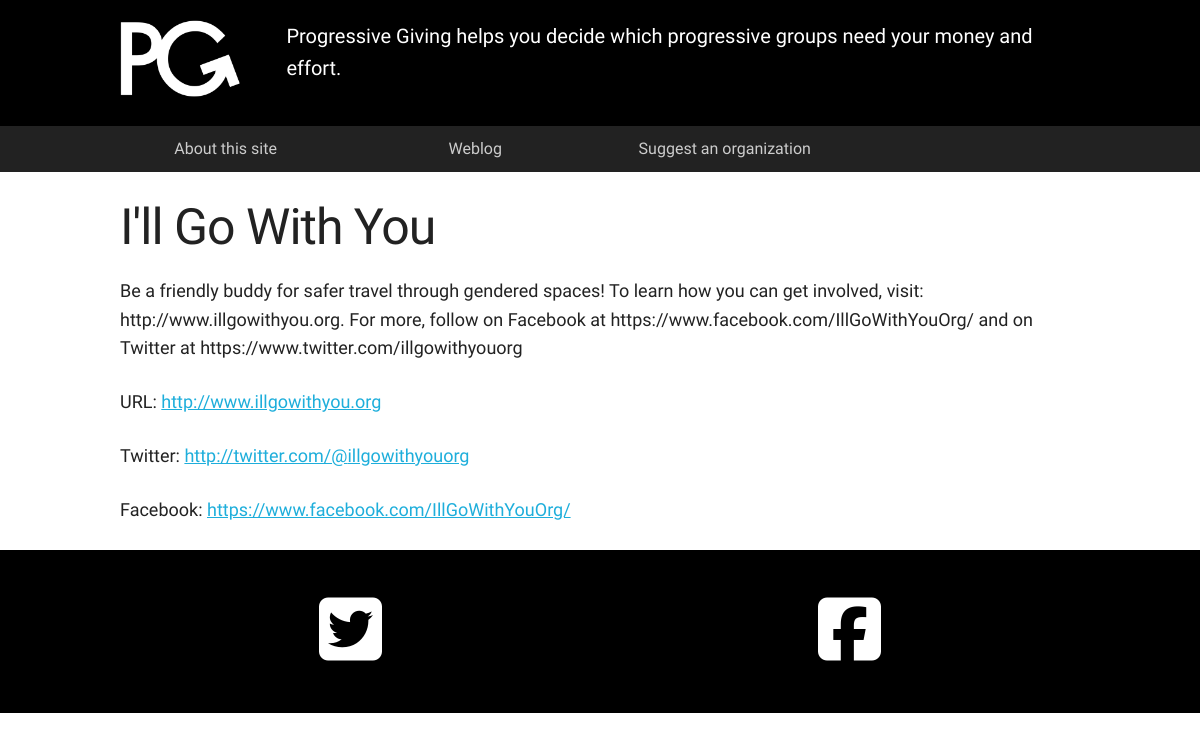
Before: /org/ill-go-with-you/ with the older database file.
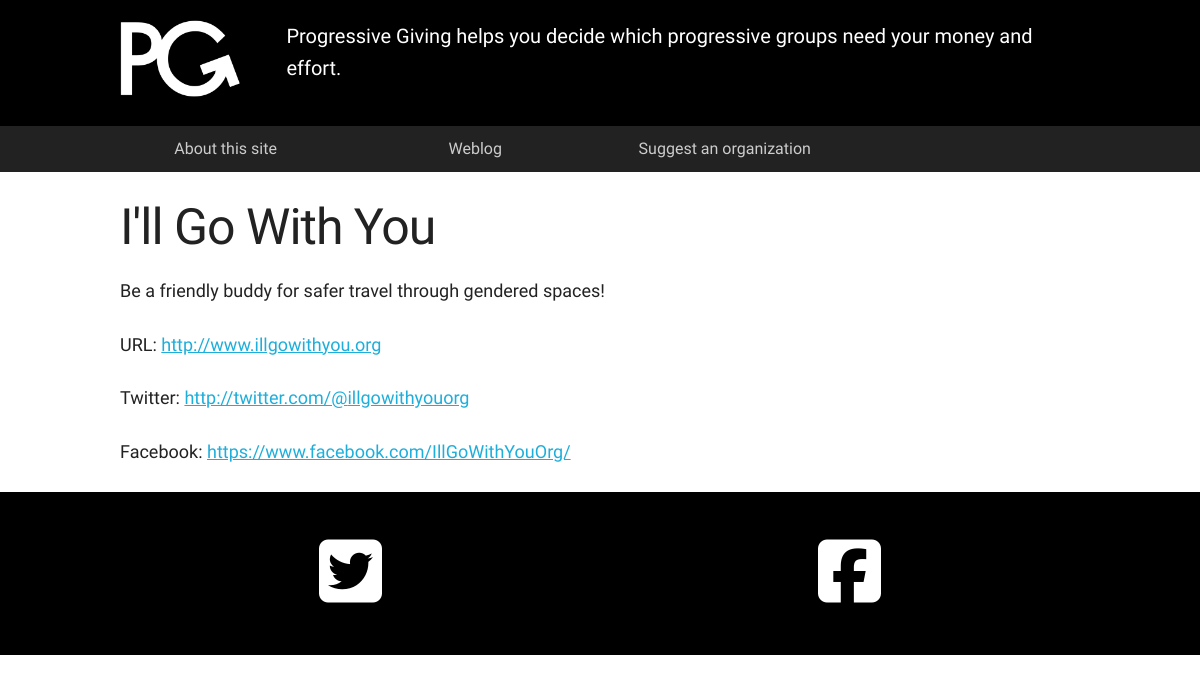
After: the same page with the newer database file.
### recipients/models.py (models this page shows, shortened)
class Recipient(models.Model):
    category = models.ForeignKey(Category)
    name = models.CharField(max_length=200, unique=True)
    name_slug = models.SlugField(max_length=200, unique=True, null=True, blank=True)
    url = models.CharField(max_length=200)
    can_donate_to = models.BooleanField(default=True, verbose_name="Donate")
    twitter_handle = models.CharField(max_length=100)
    tweet_text = models.CharField(max_length=135, null=True, blank=True)
    last_posted_date = models.DateTimeField('date posted', null=True, blank=True)
    active = models.BooleanField(default=True)
    facebook_url = models.CharField(max_length=200, null=True, blank=True)
    facebook_text = models.TextField(null=True, blank=True)
    newsletter_text = models.TextField(null=True, blank=True)
    newsletter_sent_date = models.DateTimeField('date mailed', null=True, blank=True)
    newsletter_active = models.BooleanField(default=False)
    candidate_deadline = models.DateTimeField('vote date', null=True, blank=True)
    class Meta:
        ordering = ["last_posted_date", "name"]

### recipients/views.py (the view)
# urls.py: url(r'^org/(?P<slug>.+)/$',           views.by_slug,          name='by_slug'),
def by_slug(request, slug):
    r = Recipient.objects.filter(active=True, name_slug=slug)
    context = {
        'categories': None,
        'recipient': r[0]
    }
    return render(request, 'recipients/slug.html', context)

### recipients/templates/recipients/slug.html
{% include "recipients/header.html" %}
{% include "recipients/about.html" %}
<div class="container categories">
  <div class="row category-list">
    <section class="category twelve columns">
      <p>
        <h1>{{recipient.name}}</h1>
        <p>
            {% if recipient.facebook_text %}
              {{ recipient.facebook_text }}<br>
            {% endif %}
        </p>
        <p>
            URL: <a href="{{recipient.url}}" target="new">{{recipient.url}}</a>
        </p>
        <p>
            {% if recipient.twitter_handle and recipient.twitter_handle != "@unknown" %}
              Twitter: <a href="http://twitter.com/{{recipient.twitter_handle}}" target="new">http://twitter.com/@{{recipient.twitter_handle}}</a><br>
            {% endif %}
        </p>
        <p>
            {% if recipient.facebook_url %}
              Facebook: <a href="{{ recipient.facebook_url }}" target="new">{{ recipient.facebook_url }}</a><br>
            {% endif %}
        </p>
      </p>
    </section>
  </div>
</div>
{% include "recipients/footer.html" %}

### recipients/templates/recipients/header.html (shortened to what this page needs)
<!DOCTYPE html>
<html>
  <head>
    <link rel="stylesheet" href="/static/css/normalize.css">
    <link rel="stylesheet" href="/static/css/skeleton.css">
    <link rel="stylesheet" href="/static/css/index.css">
  </head>
<body>

### recipients/templates/recipients/about.html
<div class="about">
  <div class="about__description">
    <div class="container">
      <div class="row">
        <div class="about__logo two columns">
          <a href="/">
            <img src="/static/img/logo.png" />
          </a>
        </div>
        <div class="about__text ten columns">
          <p>
            Progressive Giving helps you decide which progressive groups need your money and effort.
          </p>
        </div>
      </div>
    </div>
  </div>
  <div class="about__menu">
    <div class="container about__menu">
      <div class="row">
        <div class="about__menu-item three columns">
          <a href="/about">About this site</a>
        </div>
        <div class="about__menu-item three columns">
          <a href="/blog">Weblog</a>
        </div>
        <div class="about__menu-item three columns">
          <a href="/suggest">Suggest an organization</a>
        </div>
      </div>
    </div>
  </div>
</div>

### recipients/templates/recipients/footer.html (shortened to what this page needs)
{% load staticfiles %}
<div class="footer">
  <div class="container">
    <div class="row footer__icons">
      <div class="footer__twitter footer__link two columns">
        <div class="footer__icon">
          <a href="http://twitter.com/ProgressGive">
            <i class="fa fa-twitter-square" aria-hidden="true"></i>
          </a>
        </div>
      </div>
      <div class="footer__facebook footer__link two columns">
        <div class="footer__icon">
          <a href="http://facebook.com/ProgressGive">
            <i class="fa fa-facebook-square" aria-hidden="true"></i>
          </a>
        </div>
      </div>
    </div>
  </div>
</div>
</body>
</html>

### recipients/static/css/skeleton.css (style rules this page uses)
.container { position: relative; width: 100%; max-width: 960px; margin: 0 auto; padding: 0 20px; box-sizing: border-box; }
.column, .columns { width: 100%; float: left; box-sizing: border-box; }
@media (min-width: 400px) { .container { width: 85%; padding: 0; } }
@media (min-width: 550px) { .container { width: 80%; } }
@media (min-width: 550px) { .column, .columns { margin-left: 4%; } }
@media (min-width: 550px) { .column:first-child, .columns:first-child { margin-left: 0; } }
@media (min-width: 550px) { .two.columns { width: 13.3333333333%; } }
@media (min-width: 550px) { .three.columns { width: 22%; } }
@media (min-width: 550px) { .ten.columns { width: 82.6666666667%; } }
@media (min-width: 550px) { .twelve.columns { width: 100%; margin-left: 0; } }
html { font-size: 62.5%; }
body { font-size: 1.5em; line-height: 1.6; font-weight: 400; font-family: "HelveticaNeue", "Helvetica Neue", Helvetica, Arial, sans-serif; color: #222; }
h1, h2, h3, h4, h5, h6 { margin-top: 0; margin-bottom: 2rem; font-weight: 300; }
h1 { font-size: 4.0rem; line-height: 1.2; letter-spacing: -.1rem; }
@media (min-width: 550px) { h1 { font-size: 5.0rem; } }
p { margin-top: 0; }
a { color: #1EAEDB; }
pre, blockquote, dl, figure, table, p, ul, ol, form { margin-bottom: 2.5rem; }
.container:after, .row:after, .u-cf { content: ""; display: table; clear: both; }

### recipients/static/css/index.css (style rules this page uses)
body { font-family: 'Roboto Condensed', sans-serif; font-size: 18px; }
.about { padding: 2rem 0 0; color: #fff; background-color: #000; }
.about img { width: 10vw; max-width: 200px; height: auto; }
.about__description { padding-bottom: 2rem; }
.about__text { font-size: 20px; }
.about__text p { margin-bottom: 1rem; }
.about__menu { background-color: #222; }
.about__menu-item { font-size: 1.6rem; font-weight: normal; color: #aaa; }
.about__menu-item a, .about__menu-item a:visited { color: #aaa; }
.about__menu-item a:link { padding: 1rem; display: block; color: #ccc; text-decoration: none; text-align: center; }
.footer { padding: 3vh 0; background: #000; color: #fff; }
.footer a:link, .footer a:visited { color: #fff; }
.footer__link { font-size: 4em; }
@media (min-width: 550px) { .footer__icons { display: flex; justify-content: center; } }
@media (min-width: 550px) { .footer__link { flex: 1 1 auto; } }
.footer__icon { text-align: center; }

Changed rows visible on the page:
changed Recipient "I'll Go With You": facebook_text "…travel through gendered spaces! To learn how you can get involved, visit: http://www.illgowithyou.org. For more, follow on Facebook at https://www.facebook.com/IllGoWithYouOrg/ and on Twitter at https://www.twitter.com/illgowithyouorg" → "Be a friendly buddy for safer travel through gendered spaces!"
